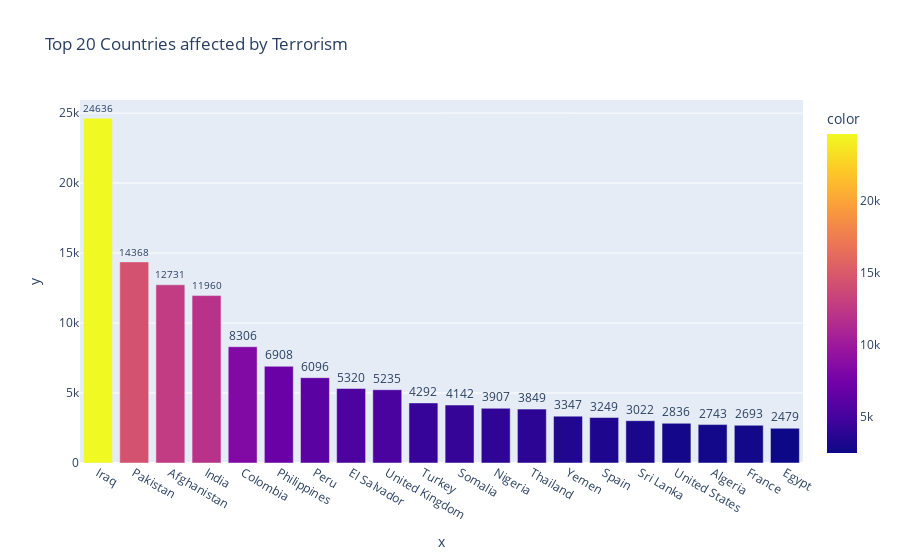

The notebook cell this image was saved under:
### Code cell
# Visualization for getting the insights of 'Country' column
killed_wounded_country = terrorism_data['Country'].value_counts()[:20]
country = terrorism_data['Country'].value_counts()[:20]

fig = px.bar(terrorism_data,
             x=killed_wounded_country.index,
             y=killed_wounded_country.values,
             title="Top 20 Countries affected by Terrorism",
             color=killed_wounded_country,
             text=country)
fig.update_traces(textfont_size=12,
                  textangle=0,
                  textposition="outside",
                  cliponaxis=False)
fig.show()

### Figure 1 — Plotly figure (JSON) as saved in the notebook; plotly's stock layout.template omitted (floating-point values rounded to 4 significant figures)
{"data": [{"alignmentgroup": "True", "cliponaxis": false, "hovertemplate": "x=%{x}<br>y=%{y}<br>text=%{text}<br>color=%{marker.color}<extra></extra>", "legendgroup": "", "marker": {"color": [24636, 14368, 12731, 11960, 8306, 6908, 6096, 5320, 5235, 4292, 4142, 3907, 3849, 3347, 3249, 3022, 2836, 2743, 2693, 2479], "coloraxis": "coloraxis", "pattern": {"shape": ""}}, "name": "", "offsetgroup": "", "orientation": "v", "showlegend": false, "text": ["24636", "14368", "12731", "11960", "8306", "6908", "6096", "5320", "5235", "4292", "4142", "3907", "3849", "3347", "3249", "3022", "2836", "2743", "2693", "2479"], "textangle": 0, "textfont": {"size": 12}, "textposition": "outside", "type": "bar", "x": ["Iraq", "Pakistan", "Afghanistan", "India", "Colombia", "Philippines", "Peru", "El Salvador", "United Kingdom", "Turkey", "Somalia", "Nigeria", "Thailand", "Yemen", "Spain", "Sri Lanka", "United States", "Algeria", "France", "Egypt"], "xaxis": "x", "y": [24636, 14368, 12731, 11960, 8306, 6908, 6096, 5320, 5235, 4292, 4142, 3907, 3849, 3347, 3249, 3022, 2836, 2743, 2693, 2479], "yaxis": "y"}], "layout": {"barmode": "relative", "coloraxis": {"colorbar": {"title": {"text": "color"}}, "colorscale": [[0, "#0d0887"], [0.1111, "#46039f"], [0.2222, "#7201a8"], [0.3333, "#9c179e"], [0.4444, "#bd3786"], [0.5556, "#d8576b"], [0.6667, "#ed7953"], [0.7778, "#fb9f3a"], [0.8889, "#fdca26"], [1, "#f0f921"]]}, "legend": {"tracegroupgap": 0}, "title": {"text": "Top 20 Countries affected by Terrorism"}, "xaxis": {"anchor": "y", "domain": [0, 1], "title": {"text": "x"}}, "yaxis": {"anchor": "x", "domain": [0, 1], "title": {"text": "y"}}}}
